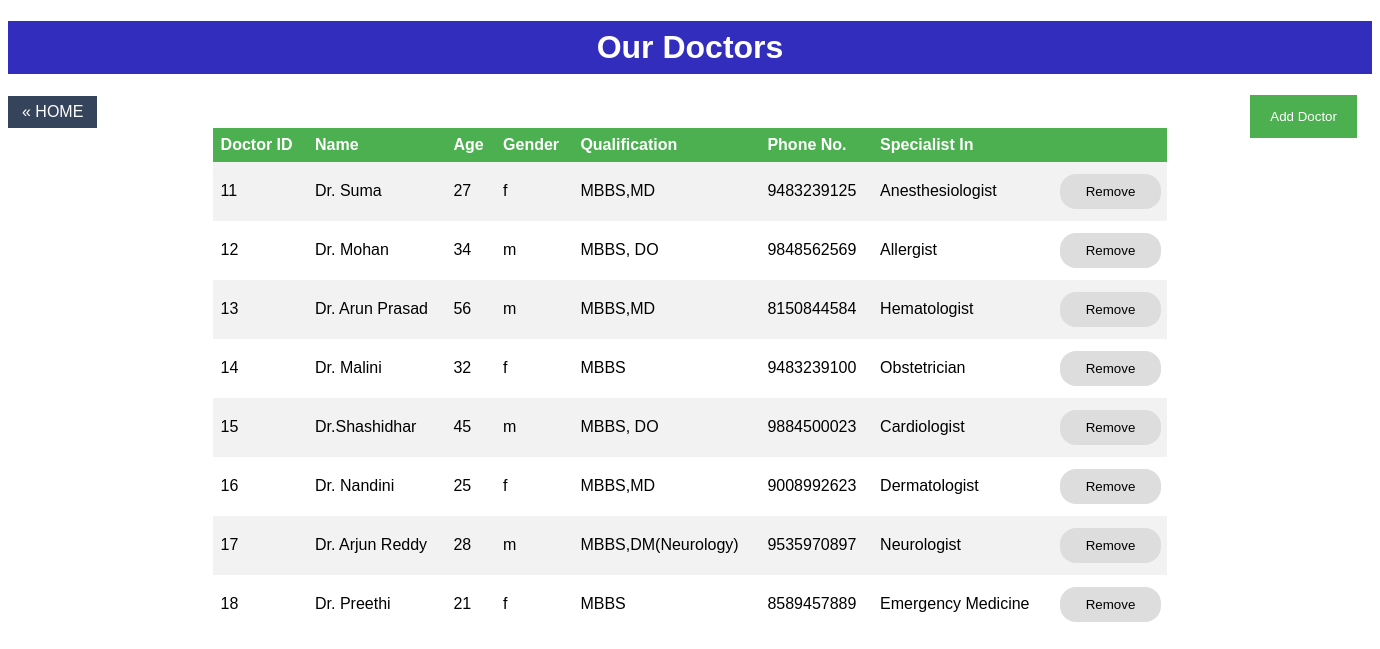
/doctorconnection.php, run on the app's committed database.
### tables this page shows
CREATE TABLE `doctor` (
  `did` int(5) NOT NULL,
  `dname` varchar(30) NOT NULL,
  `dage` int(3) NOT NULL,
  `dsex` varchar(1) NOT NULL,
  `dqualification` varchar(20) NOT NULL,
  `dphno` varchar(10) NOT NULL,
  `specialisation` varchar(50) NOT NULL
);

### doctorconnection.php (the view, shortened to what this page needs)
<!DOCTYPE html>
<html>
<head>
</head>
<body style="background-image:url('dctr.jpg'); background-repeat: no-repeat;">
   <center><h1 style="padding: 8px 16px; background-color: #322dbc;color: white; position: none;">Our Doctors</h1></center>
	<a href="front.php" class="previous">&laquo; HOME</a>
<?php
	$dbServername = "localhost";
	$dbUsername = "root";
	$dbpassword = "";
	$dbName = "hospital";
	$conn = mysqli_connect($dbServername, $dbUsername, $dbpassword, $dbName);
     $sql = "select * from doctor;";
     $result = mysqli_query($conn, $sql);
     echo "<form class='form1' style='text-align:center;' action='removeDoctor.php' method='get'><table><tr><th>Doctor ID</th><th>Name</th><th>Age</th><th>Gender</th><th>Qualification</th><th>Phone No.</th><th>Specialist In</th><th></th></tr>";
     while ($row = mysqli_fetch_assoc($result)) {
     	echo "<tr><td>".$row['did']."</td><td>".$row['dname']."</td><td>".$row['dage']."</td><td>".$row['dsex']."</td><td>".$row['dqualification']."</td><td>".$row['dphno']."</td><td>".$row['specialisation']."</td><td><button  type='submit' name='remove' class='button'  value='".$row['did']."'>Remove</button></td></tr>";
     }
     echo "</table></form>";
?>
	<button class="form" onclick="document.getElementById('id01').style.display='block'" style="width:auto;">Add Doctor</button>
</body>
</html>

### doctorconnection.php (style rules this page uses)
body { font-family: Arial, Helvetica, sans-serif; }
button { background-color: #4CAF50; color: white; padding: 14px 20px; margin: 8px 0; border: none; cursor: pointer; width: 100%; }
.button { background-color: #ddd; border: none; color: black; padding: 10px 20px; text-align: center; text-decoration: none; display: inline-block; margin: 4px 2px; cursor: pointer; border-radius: 16px; }
table { border-collapse: collapse; width: 70%; }
th, td { text-align: left; padding: 8px; }
tr:nth-child(even) { background-color: #f2f2f2 }
th { background-color: #4CAF50; color: white; }
a { text-decoration: none; display: inline-block; padding: 7px 14px; }
.previous { background-color: #36445b; color:white; }
.form1 { margin-top:0%; position:relative; left:15%; }
.form { top: 10.9%; position:fixed; left:90.6%; }

### data on the page
doctor: did "11", dname "Dr. Suma", dage "27", dsex "f", dqualification "MBBS,MD", dphno "9483239125", specialisation "Anesthesiologist"
doctor: did "12", dname "Dr. Mohan", dage "34", dsex "m", dqualification "MBBS, DO", dphno "9848562569", specialisation "Allergist"
doctor: did "13", dname "Dr. Arun Prasad", dage "56", dsex "m", dqualification "MBBS,MD", dphno "8150844584", specialisation "Hematologist"
doctor: did "14", dname "Dr. Malini", dage "32", dsex "f", dqualification "MBBS", dphno "9483239100", specialisation "Obstetrician"
doctor: did "15", dname "Dr.Shashidhar", dage "45", dsex "m", dqualification "MBBS, DO", dphno "9884500023", specialisation "Cardiologist"
doctor: did "16", dname "Dr. Nandini", dage "25", dsex "f", dqualification "MBBS,MD", dphno "9008992623", specialisation "Dermatologist"
doctor: did "17", dname "Dr. Arjun Reddy", dage "28", dsex "m", dqualification "MBBS,DM(Neurology)", dphno "9535970897", specialisation "Neurologist"
doctor: did "18", dname "Dr. Preethi", dage "21", dsex "f", dqualification "MBBS", dphno "8589457889", specialisation "Emergency Medicine"
